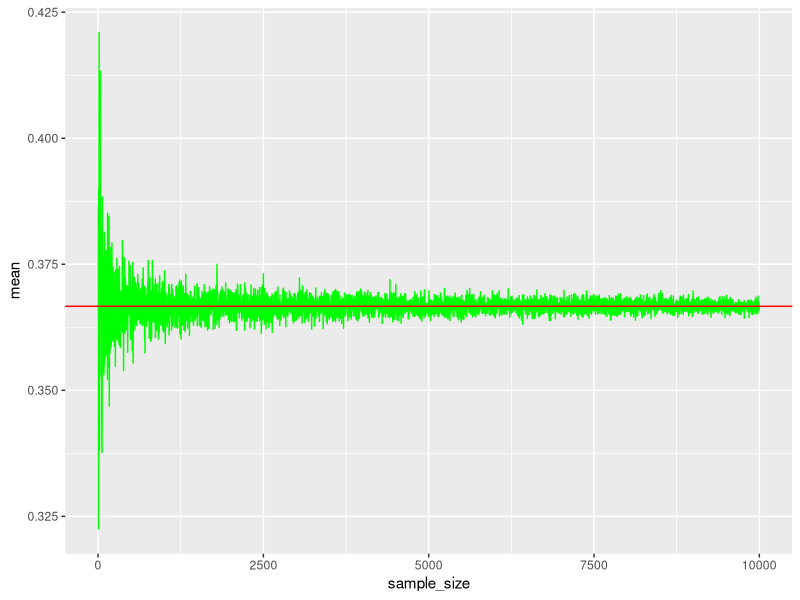
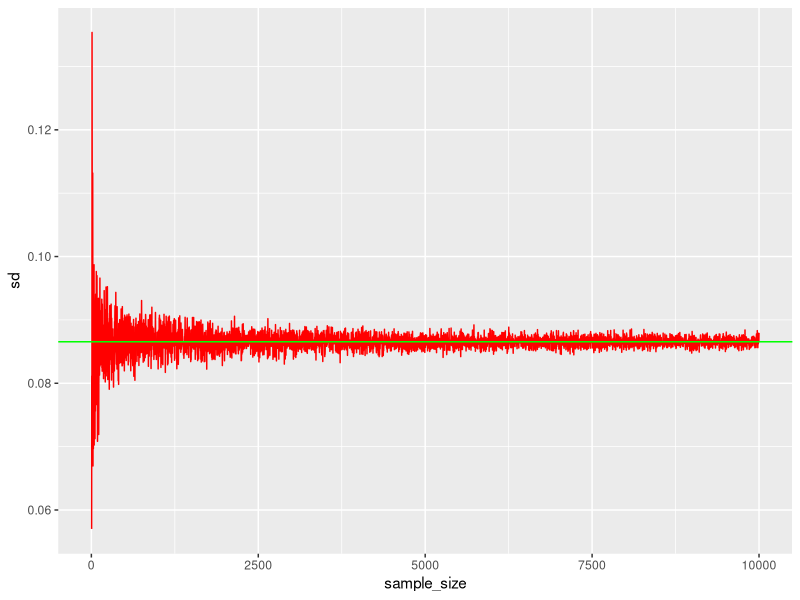
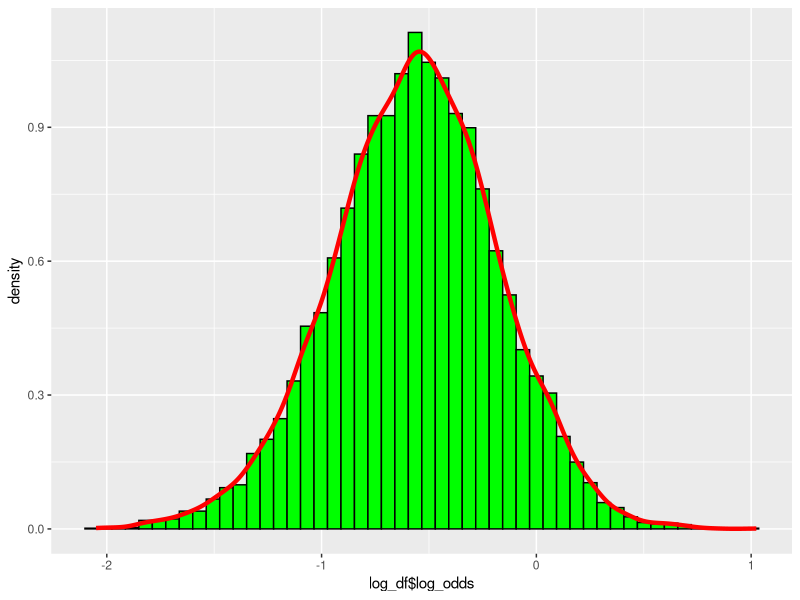
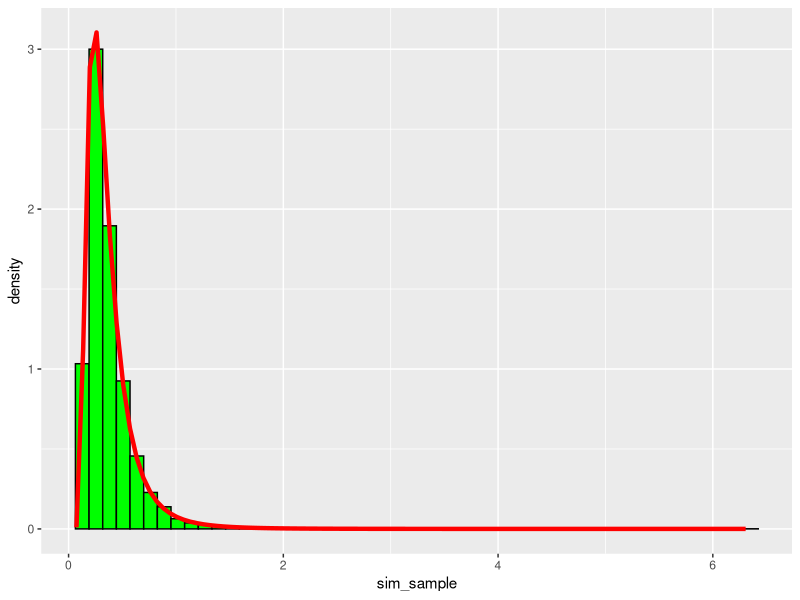
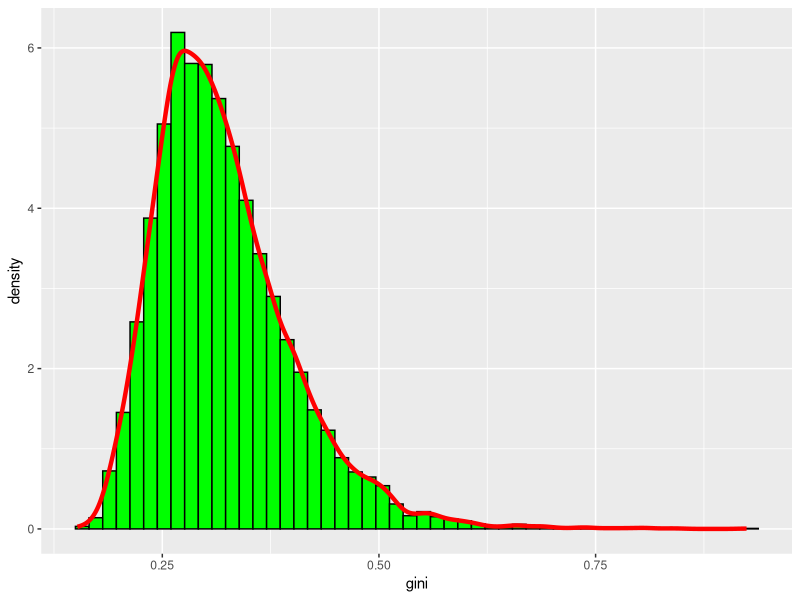
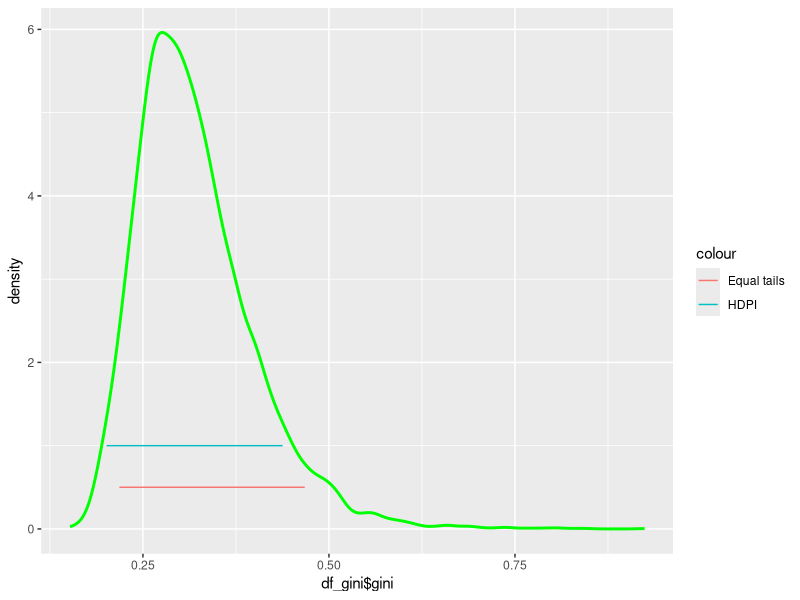
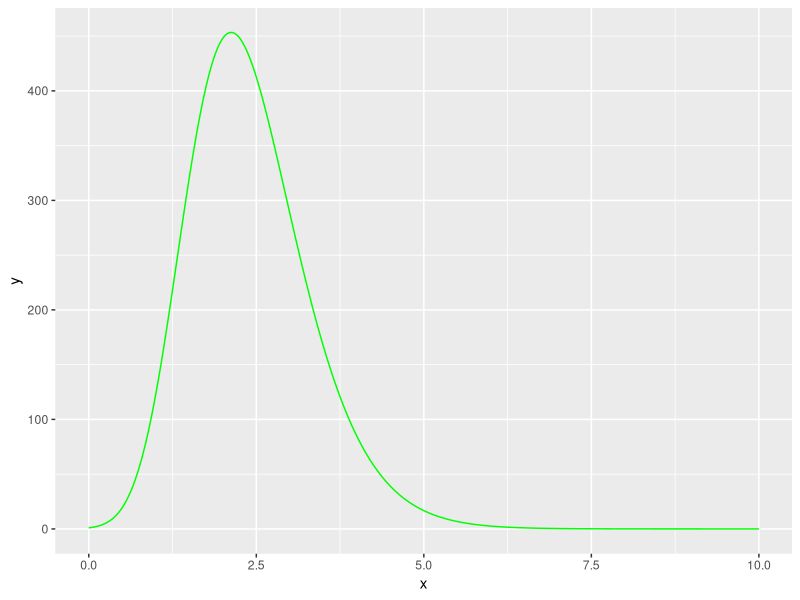

Generate these figures, in order, with R:
#########
### 1 ###
#########
library(ggplot2)
set.seed(12345)

############## a)
# Parameters given by the problem
s <- 8
n <- 24
f <- n - s
a_0 <- 3
b_0 <- a_0

# Derived values
a_pos <- a_0 + s
b_pos <- b_0 + f

# theoretical/ true values
t_mean <- a_pos/(a_pos + b_pos)
t_sd <- sqrt((a_pos * b_pos)/((a_pos + b_pos + 1) * (a_pos + b_pos)^2))

df <- data.frame("sample_size" = 1, "mean" = NA, "sd"  = NA)
draws <- seq(4, 10000, 2)
cnt <- 1

for(i in draws){
  rand_beta <- rbeta(i, a_pos, b_pos)
  df[cnt,] <- c(i, mean(rand_beta), sd(rand_beta))
  cnt <- cnt + 1
}


plot1 <- ggplot(df) +
  geom_line(mapping = aes(x = sample_size, y = mean), color = "green")+
  geom_hline(yintercept = t_mean, color = "red")

plot2 <- ggplot(df) +
  geom_line(mapping = aes(x = sample_size, y = sd), color = "red")+
  geom_hline(yintercept = t_sd, color = "green")

plot1
plot2

############ b)
# theoretical probability
set.seed(12345)
t_prob <- pbeta(0.4, a_pos, b_pos)

# Simulated probability
set.seed(12345)
sim_beta <- rbeta(10000, a_pos, b_pos)
sim_prob <- sum((sim_beta <= 0.4))/ length(sim_beta)

cat("The theoretical probability is: ", t_prob)
cat("\nThe calculated probability is: ", sim_prob)

######### c)

log_odds <- log(sim_beta/ (1-sim_beta))

log_df <- as.data.frame(log_odds)

plot3 <- ggplot(log_df)+
  geom_histogram(mapping = aes(x = log_df$log_odds, y = ..density..), bins = 50, fill = "green", color = "black")+
  geom_density(mapping = aes(x = log_df$log_odds), color = "red", size = 1.5)

plot3

# Are we supposed to show something else here. ASK DURING LAB SESSION


#########
### 2 ###
#########

################## a)
# Data provided
obs <- c(38, 20, 49, 58, 31, 70, 18, 56, 25, 78)
mu <- 3.8
n <- length(obs) - 1


# https://en.wikipedia.org/wiki/Inverse-chi-squared_distribution
# https://en.wikipedia.org/wiki/Scaled_inverse_chi-squared_distribution
# Information about the PDF and how to sample from the scaled inverse chi-square distribution
# X~scale-inv-chisq(nu, t^2) then X/(t^2 * nu) ~inv-chisq and the inv-chisq is just 1/X if X is chisq distributed

set.seed(12345)
rInvChisq <- function(draws, n, tau_sq){
  X <- rchisq(draws, n)
  sample <- (tau_sq * n)/X
  return(sample)
}

n_draw <- 10000
tau_sq <- sum((log(obs) - mu)^2)/n


sim_sample <- rInvChisq(n_draw, n, tau_sq)

# PDF of scaled inv chi-sq
# https://en.wikipedia.org/wiki/Scaled_inverse_chi-squared_distribution

scl_inv_chisq <- function(n, tau_sq, x){
  frac1 <- ((tau_sq * n/2)^(n/2))/(gamma(n/2))
  frac2 <- (exp((-n * tau_sq)/(2*x)))/(x^(1 + (n/2)))
  res <- frac1 * frac2
  return(res)
}


# Plotting to compare
df_sim_sample <- as.data.frame(sim_sample)

plot_chi_sq <- ggplot(df_sim_sample)+
  geom_histogram(mapping = aes(x = sim_sample, y = ..density..), bins = 50, fill = "green", color = "black")+
  stat_function(mapping = aes(x = sim_sample), fun = scl_inv_chisq, args = list(n = n, tau_sq = tau_sq), color = "red", size = 1.5)

plot_chi_sq

################# b)
set.seed(12345)
gini <- (2 * pnorm(sqrt(sim_sample)/sqrt(2))) - 1
df_gini <- as.data.frame(gini)

plot_gini <- ggplot(df_gini)+
  geom_histogram(mapping = aes(x = gini, y = ..density..), bins = 50, fill = "green", color = "black")+
  geom_density(mapping = aes(x = gini, y = ..density..), color = "red", size = 1.5)

plot_gini

################# c)
# Equal tail interval
equal_tail <- c(quantile(gini, 0.05), quantile(gini, 0.95))

#HPDI
kernel_density <- density(gini)
densities_df <- data.frame(x = kernel_density$x, density = kernel_density$y)
densities_df <- densities_df[order(densities_df$density, decreasing = TRUE), ]
# Must get the densities mass through cumulative sum
densities_df$cum_mass <- cumsum(densities_df$density)
cutoff <- 0.9 * tail(densities_df$cum_mass, 1)
densities_df <- densities_df[which(densities_df$cum_mass <= cutoff), ]

HDPI <- c(min(densities_df$x), max(densities_df$x))

cat("The equal tail interval is: ", equal_tail, "\nThe HDPI interval is: ", HDPI)

plot_density <- ggplot()+
  geom_density(mapping = aes(x = df_gini$gini, y = ..density..), color = "green", size = 1)+
  geom_segment(aes(x = equal_tail[1], y = 0.5, xend = equal_tail[2], yend = 0.5, colour = "Equal tails"))+
  geom_segment(aes(x = HDPI[1], y = 1, xend = HDPI[2], yend = 1, colour = "HDPI"))

plot_density



#########
### 3 ###
#########

# data given
data <- c(-2.44, 2.14, 2.54, 1.83, 2.02, 2.33, -2.79, 2.23, 2.07, 2.02)
mu <- 2.39
lambda <- 1

# a)
posterior <- function(kappa, data){
  n <- length(data)
  fac1 <- (1/(besselI(kappa, 0)))^n
  fac2 <- exp(kappa * (sum(cos(data - mu)) - lambda))
  res <- fac1 * fac2
  return(res)
}

kappa_seq <- seq(0, 10, 0.01)

dist <- posterior(kappa_seq, data = data)
dist_df <- data.frame(x = kappa_seq ,y = dist)


plot_von_mises <- ggplot(dist_df)+
  geom_line(mapping = aes(x = x, y = y), color = "green")

plot_von_mises

# b)
# mode is max value

mode <- dist_df[which.max(dist_df$y),]$x

cat("The approximate posterior mode of kappa is: ", mode)
